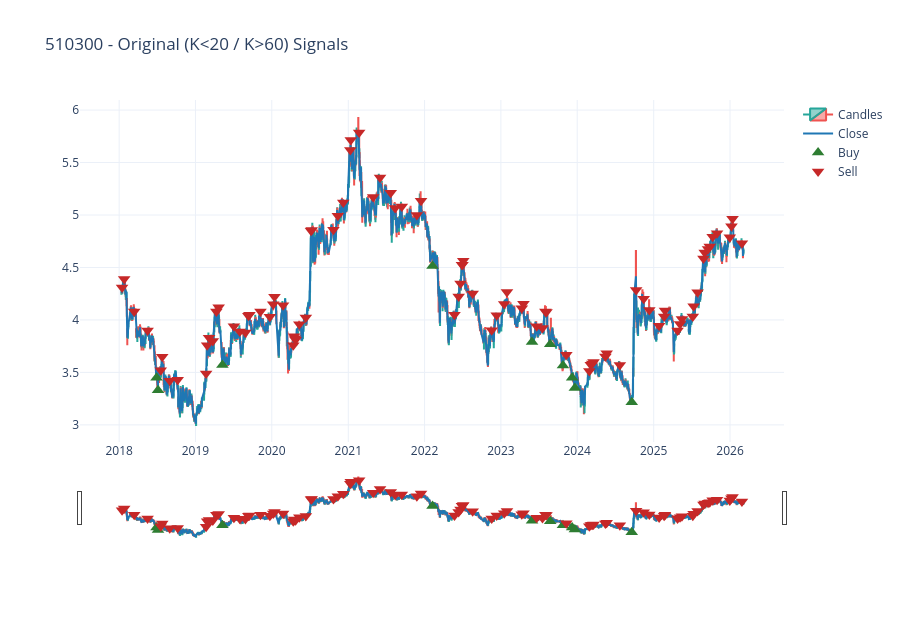
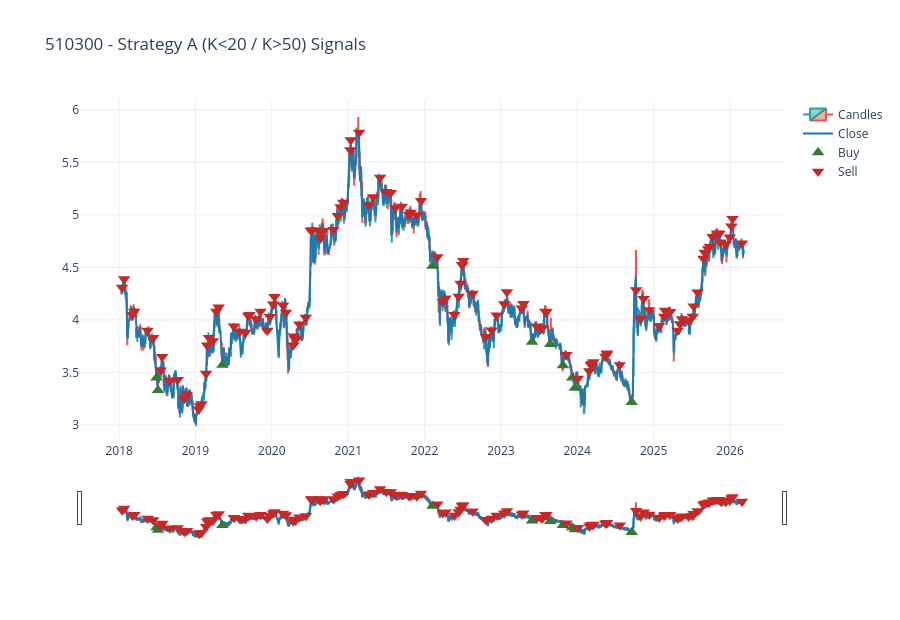
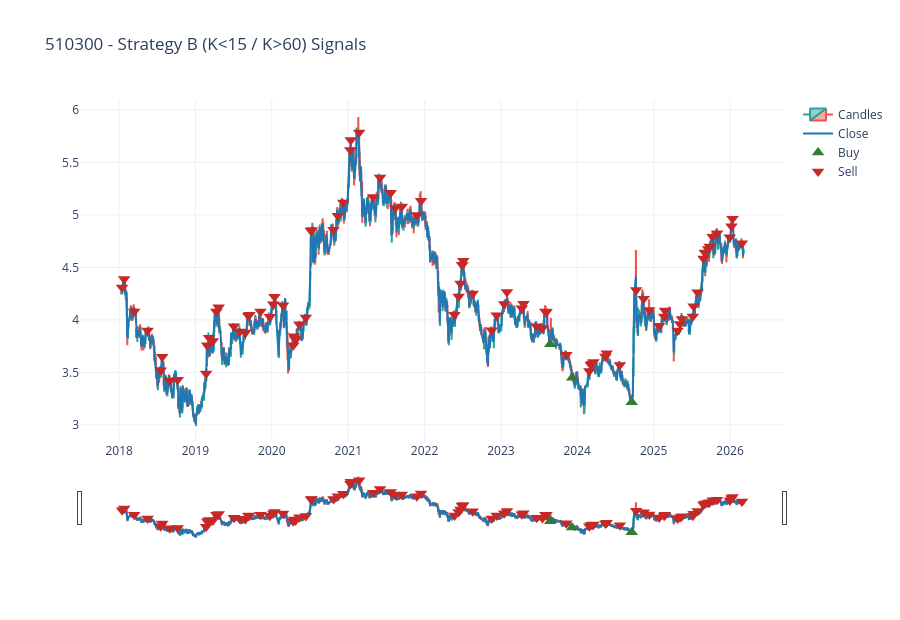

Notebook code for these charts, in order:
### Code cell
strategy_signal_map = build_strategy_signals(df_kdj)

for name, sig_df in strategy_signal_map.items():
    tmp = sig_df.dropna().copy()
    print(f'\n{name}')
    print(tmp['signal'].value_counts().sort_index())
    display(tmp[['Close', 'K', 'D', 'J', 'signal']].tail(12))
    plot_signals(tmp, title=f'{FUND_CODE} - {name} Signals').show()
